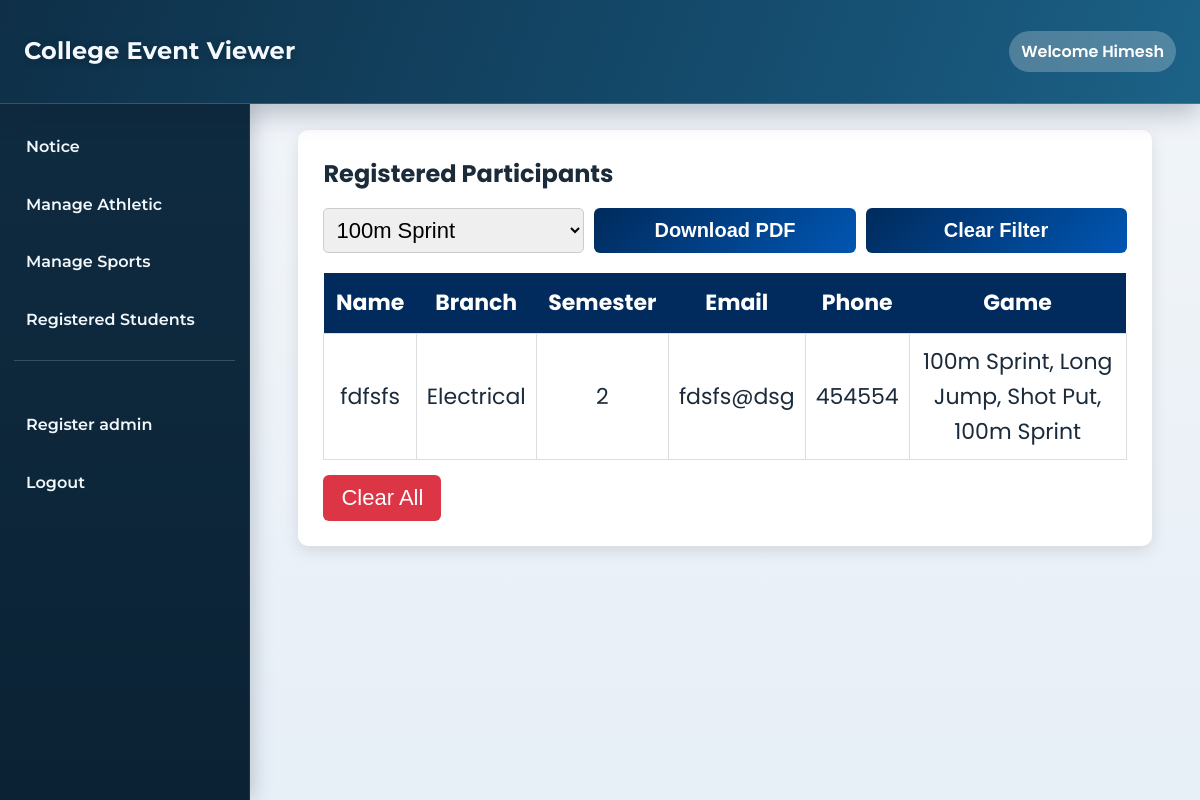
/manage-registered (signed in), run on the app's committed database.
### main.py (models this page shows)
class GamesRegister(db.Model):
    id = db.Column(db.Integer, primary_key=True)
    name = db.Column(db.String(50), nullable=False)
    branch = db.Column(db.String(50), nullable=False)
    semester = db.Column(db.String(500), nullable=False)
    email = db.Column(db.String(50), nullable=False)
    phone = db.Column(db.String(50), nullable=False)
    sbrn = db.Column(db.String(50), nullable=False)
    game = db.Column(db.String(50), nullable=False)
    event_type = db.Column(db.String(50), nullable=False)

### main.py (the view)
@app.route("/manage-registered")
def manage_registered():
    if 'admin' not in session:
        return redirect("/admin-login")
    sports_events = Sports.query.all()
    athletic_events = Athletic.query.all()
    users = GamesRegister.query.all()
    return render_template('registration-manage.html',  users=users , sports=sports_events,
    athletics=athletic_events)

### templates/registration-manage.html (shortened to what this page needs)
{%extends "adminBase.html"%}
{%block content%}
<main class="content">
    <div class="admin-container">
        <h2>Registered Participants</h2>
        <div class="controls">
            <select id="gameFilter">
                <optgroup label="Athletics">
                    {% for event in athletics %}
                    <option value="{{ event.eventName }}">{{ event.eventName }}</option>
                    {% endfor %}
                </optgroup>
            </select>
            <button class="download-btn" onclick="downloadFilteredPDF()">
                Download PDF
            </button>
            <button onclick="clearFilter()" class="download-btn">
                Clear Filter
            </button>
        </div>
        <table id="studentsTable">
            <thead>
                <tr>
                    <th>Name</th>
                    <th>Branch</th>
                    <th>Semester</th>
                    <th>Email</th>
                    <th>Phone</th>
                    <th>Game</th>
                </tr>
            </thead>
            <tbody>
                {% for user in users %}
                <tr>
                    <td>{{ user.name }}</td>
                    <td>{{ user.branch }}</td>
                    <td>{{ user.semester }}</td>
                    <td>{{ user.email }}</td>
                    <td>{{ user.phone }}</td>
                    <td>{{ user.game }}</td>
                </tr>
                {% endfor %}
            </tbody>
        </table>
        <form action="/clear-registrations" method="POST"
            onsubmit="return confirm('Are you sure? All registrations will be deleted!')">
            <button class="clear-btn">Clear All</button>
        </form>
    </div>
    </div>
{%endblock%}

### static/admin.css (style rules this page uses)
:root { --header-height: 104px; --sidebar-width: 250px; --bg: #edf2f7; --surface: #ffffff; --text: #1b2b3a; --muted: #4e6175; --primary: #154d73; --primary-strong: #0f3956; --accent: #b9772a; --danger: #b13b40; --sidebar: #0f2b40; --sidebar-hover: #184664; --border: #d4e0eb; --shadow-soft: 0 10px 25px rgba(13, 41, 62, 0.12); }
* { margin: 0; padding: 0; box-sizing: border-box; }
body { min-height: 100vh; font-size: 16px; font-family: 'Poppins', sans-serif; background: linear-gradient(180deg, #f2f6fb 0%, var(--bg) 44%, #e7eff7 100%); color: var(--text); line-height: 1.6; overflow-x: hidden; }
.content { margin-left: var(--sidebar-width); min-height: 100vh; padding: calc(var(--header-height) + 26px) 26px 24px; }
.admin-container { width:95%; margin:auto; background:white; padding:25px; border-radius:10px; box-shadow:0 5px 15px rgba(0,0,0,0.1); max-width:100%; overflow-x:auto; -webkit-overflow-scrolling:touch; }
.controls { margin-top: 15px; display:flex; gap:10px; margin-bottom:20px; flex-wrap:wrap; align-items:stretch; }
.controls > * { flex:1 1 180px; min-width:0; }
.controls input, .controls select { width:100%; max-width:100%; font-size: clamp(1rem, 2.2vw, 1.375rem); padding:8px; border:1px solid #ccc; border-radius:5px; }
#studentsTable { width:100%; border-collapse:collapse; min-width:760px; }
#studentsTable th { font-size: clamp(1rem, 2.2vw, 1.375rem); background:#002b5c; color:white; padding:12px; }
#studentsTable td { font-size: clamp(0.95rem, 2vw, 1.375rem); border:1px solid #ddd; padding:10px; text-align:center; }
.download-btn { background: linear-gradient(135deg,#002b5c,#0056b3); color:white; border:none; padding:10px 18px; border-radius:6px; font-weight:600; font-size: clamp(0.95rem, 2vw, 1.25rem); cursor:pointer; transition:0.3s; }
.clear-btn { margin-top: 15px; font-size: clamp(0.95rem, 2vw, 1.375rem); background:#dc3545; color:white; border:none; padding:10px 18px; border-radius:6px; cursor:pointer; }

### data on the page
GamesRegister: name "fdfsfs", branch "Electrical", semester "2", email "fdsfs@dsg", phone "454554", game "100m Sprint, Long Jump, Shot Put, 100m Sprint"

### other printed values
{{ session['admin'] }} "Himesh"
form field value "100m Sprint"
